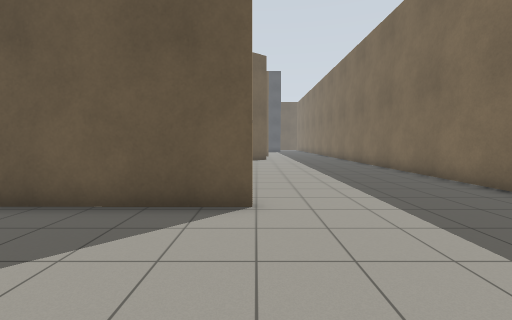
View 1 (above)

24 first-person views from a walk through a world built for the Gazebo simulator. The camera is 1.2 m above the floor, tilts 4° down and sees 90° across. The floor is counted in squares, 1 m on a side. Each view is taken from the middle of a square. On the plan, view 1 faces up. The plan holds only what a view shows up to about 12 squares ahead; the rest is blank.

View 2
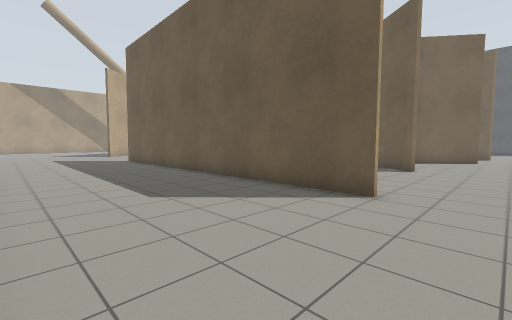

View 3
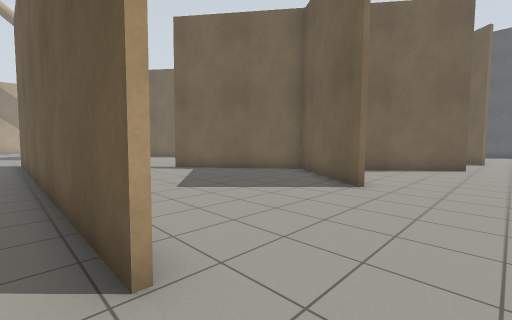

View 4
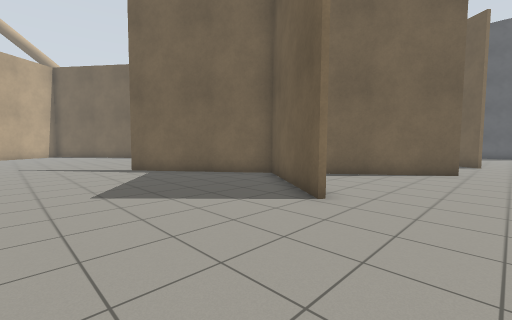

View 5
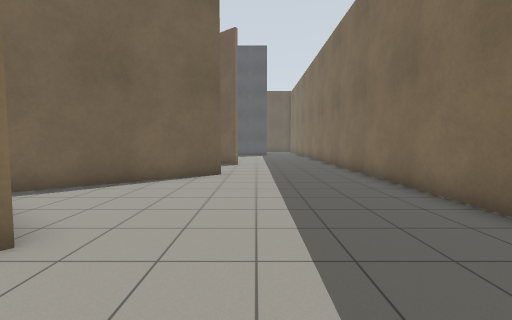

View 6
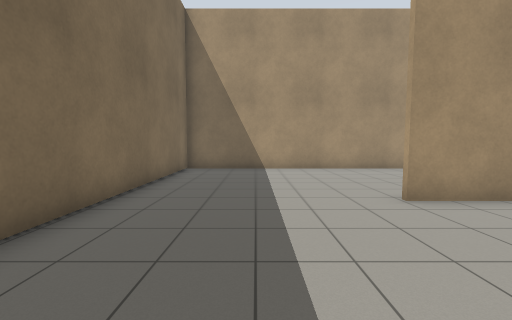

View 7
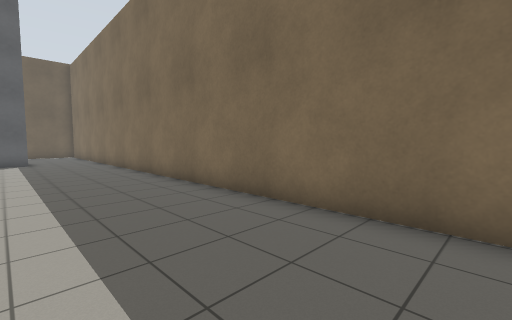

View 8
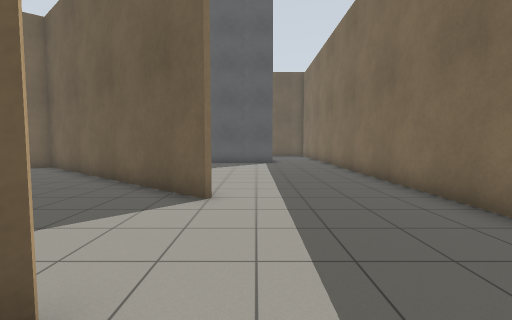

View 9
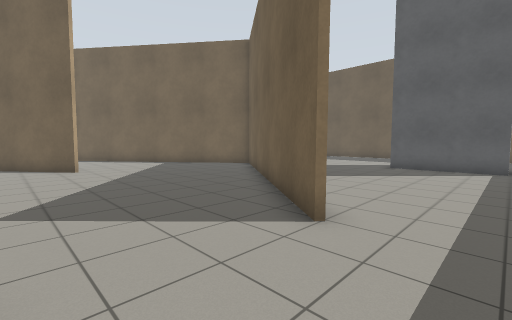

View 10
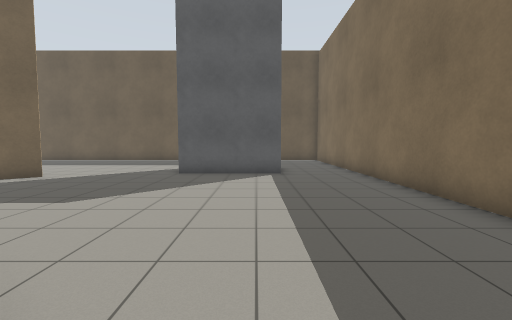

View 11
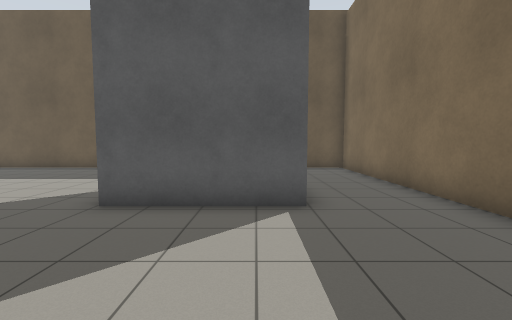

View 12
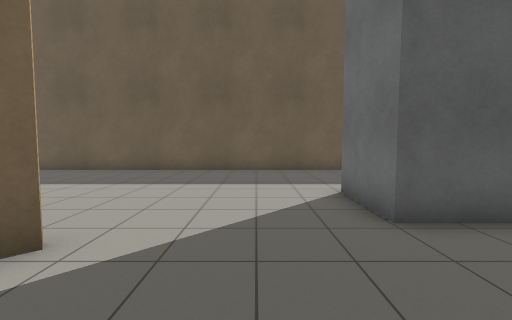

View 13
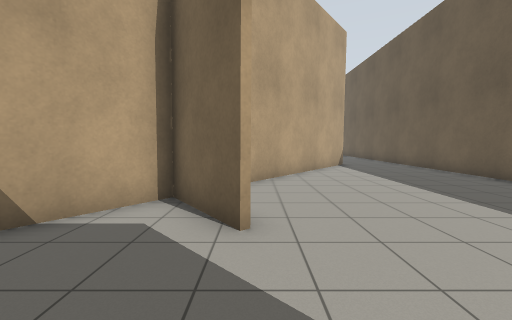

View 14
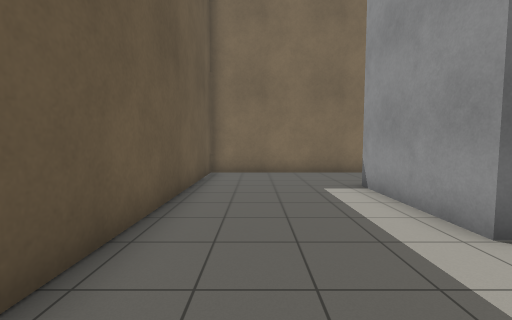

View 15
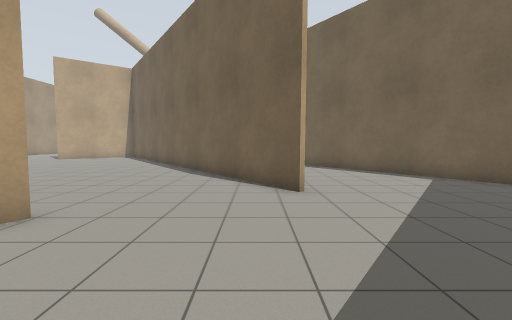

View 16
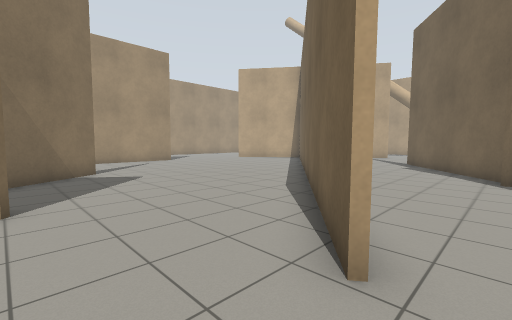

View 17
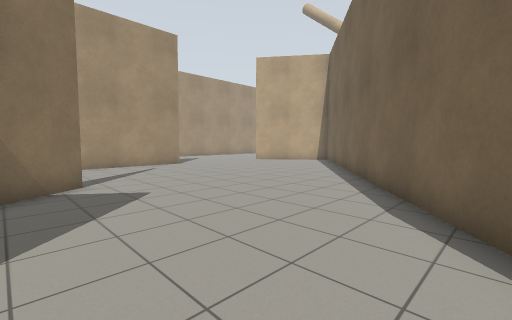

View 18
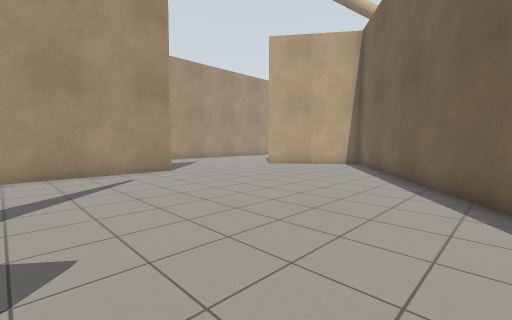

View 19
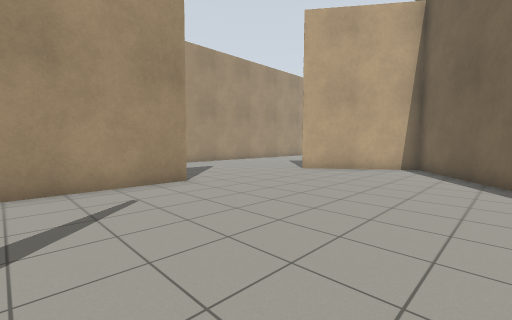

View 20
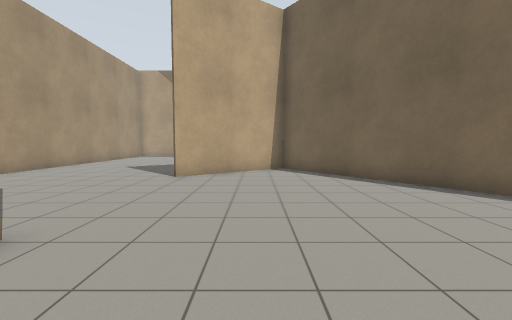

View 21
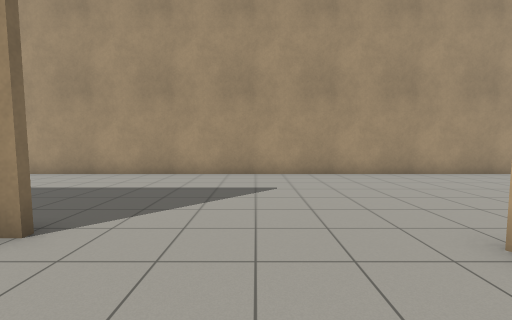

View 22
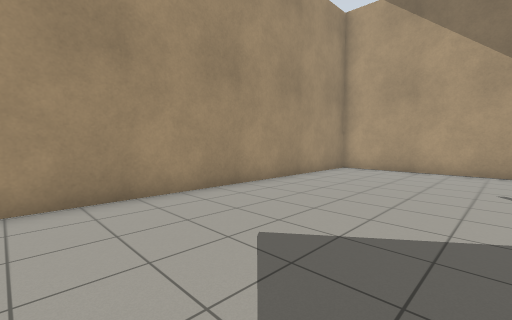

View 23
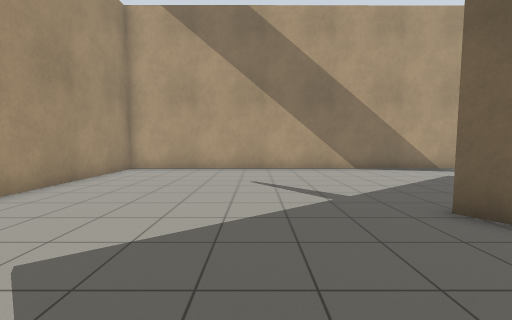

View 24
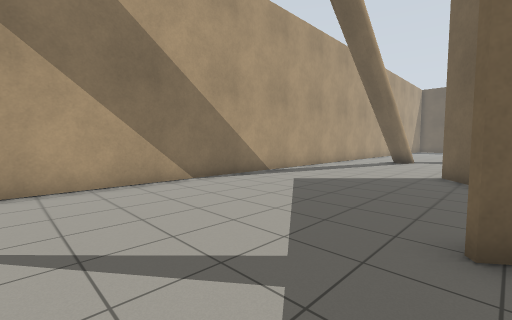

### Floor plan
Key: @ floor where view 1 was taken; # wall or solid block; . floor; B grey box.
Columns run from 34 left of view 1 to 6 right of it. Each row starts with its distance up from view 1.
 38                     #####################
 37                     ....................#
 36                     ....................#
 35                     ....................#
 34                     ....................#
 33                     ##...........BBBBB..#
 32                      ##..........B    ..#
 31                       ##.........BBBBB..#
 30                        ## ..............#
 29                            ##...........#
 28                           ##............#
 27                           .##...........#
 26                        ##  .###.........#
 25                      ###.. ...##........#
 24                     ##.........##.......#
 23                    ##...........##......#
 22                     .............###....#
 21                 ##......................#
 20                ##.......#...............#
 19              ###.......##...............#
 18      ..      #.......###................#
 17     ...       ....  ##........   ##.....#
 16    ....            ##.........  ##......#
 15   .....          ###.......#  ###.......#
 14 #......#        ##.......... ##.........#
 13 #......#       ##...........####........#
 12 #.......     ###..........###..##.......#
 11 #.......    ##...........##.....##......#
 10 #.......   ##............#..............#
  9 #........ ##............................#
  8 #.......#  #............................#
  7 #..........##...........................#
  6 #.......... ##..........................#
  5 #.......... .......###############......#
  4 #.......................................#
  3 #.......................................#
  2 #.......................................#
  1 #.......................................#
  0 #.................................@.....#
 -1 #.......................................#
 -2 ##########################    ###########

Positions as (right, up) in squares from view 1, and headings:
1: (0, 0), facing up
2: (2, -1), facing up-left
3: (2, 4), facing up-left
4: (2, 6), facing up-left
5: (2, 8), facing up
6: (3, 10), facing down
7: (2, 14), facing up-right
8: (2, 16), facing up
9: (3, 18), facing up-left
10: (2, 21), facing up
11: (2, 26), facing up
12: (-3, 27), facing up
13: (-2, 30), facing left
14: (-4, 36), facing right
15: (-3, 19), facing left
16: (-7, 21), facing down-left
17: (-8, 18), facing down-left
18: (-10, 15), facing down-left
19: (-11, 12), facing down-left
20: (-12, 8), facing left
21: (-18, 8), facing down
22: (-22, 4), facing down-left
23: (-22, 4), facing left
24: (-26, 4), facing up-left
